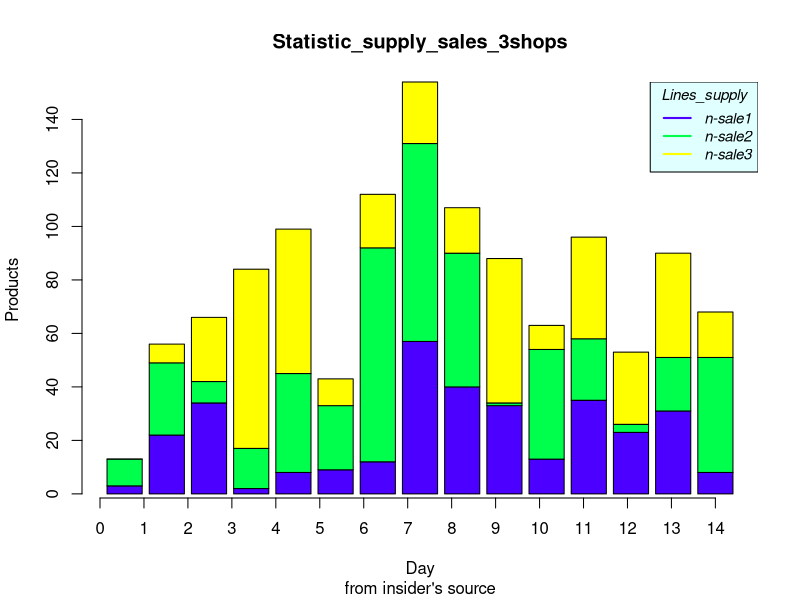

The R script that drew this image:
# № 1

generate.supply <- function(n=30, min=20, max=100){
  return (sample(x = min:max, size = n, replace=TRUE))
}
# № 2
# plot(generate.supply(),
#      fg = "yellow",
#      col="blue",
#      cex=2,
#      pch=23,
#      bg="grey",
#      type="b",
#      lwd=2,
#      main="Supply_graph_1",
#      xlab = "Days",
#      ylab = "Products",
#      sub = "from official source")

# plot(generate.supply(),
#      fg = "pink",
#      col="green",
#      pch=8,
#      type="h",
#      lwd=5,
#      main="Supply_graph_2",
#      xlab = "Days",
#      ylab = "Products",
#      sub = "from official source")

# № 3

# shop1 <- generate.supply(n=20)
# shop2 <- generate.supply(n=20)

# plot(shop1,
#      fg = "pink",
#      col="red",
#      pch=8,
#      type="b",
#      lwd=2,
#      main="Supply_graph_2shops",
#      xlab = "Days",
#      ylab = "Products",
#      sub = "from official source")
#
# lines(shop2, pch=17, col="forestgreen", type="b", lwd=2, cex=1.5)
#
# legend(1, 95, legend=c("shop1", "shop2"),
#        col=c("red", "forestgreen"), lty=1:1, cex=0.8,
#        title="Lines_supply", text.font=4, bg='lightblue')

# shop1 <- generate.supply(n=20)
# shop2 <- generate.supply(n=20)

# plot(shop1,
#      fg = "black",
#      col="blue",
#      type="S",
#      lwd=2,
#      main="Supply_graph_2shops",
#      xlab = "Days",
#      ylab = "Products",
#      sub = "from official source")
#
# lines(shop2, col="grey", type="S", lwd=2)
#
# legend("top", legend=c("shop1", "shop2"),
#        col=c("blue", "grey"), lty=1:1, cex=0.8,
#        title="Lines_supply", text.font=4, bg='lightblue')

# № 4
# shop1 <- generate.supply(n=10)
# shop2 <- generate.supply(n=10)
# shop3 <- generate.supply(n=10)
# shop4 <- generate.supply(n=10)
# shop5 <- generate.supply(n=10)
#
# plot(shop1,
#      fg = "black",
#      col="yellow",
#      type="b",
#      lwd=2,
#      pch=15,
#      main="Supply_graph_5shops",
#      xlab = "Days",
#      ylab = "Products",
#      sub = "from official source")
#
# lines(shop2,
#       col="red",
#       type="b",
#       pch="*",
#       lwd=1.5)
#
# lines(shop3,
#       col="blue2",
#       type="b",
#       pch="$",
#       lwd=1.5)
#
# lines(shop4,
#       col="forestgreen",
#       type="b",
#       pch=23,
#       lwd=1.5)
#
# lines(shop5,
#       col="purple",
#       type="b",
#       lwd=1.5)
#
# legend("topright", legend=c("shop1", "shop2", "shop3", "shop4", "shop5"),
#        col=c("yellow", "red", "blue2", "forestgreen", "purple"), lty=1, cex=0.7,
#        title="Lines_supply", text.font=3, bg='lightgrey')



# shop1 <- generate.supply(n=10)
# shop2 <- generate.supply(n=10)
# shop3 <- generate.supply(n=10)
# shop4 <- generate.supply(n=10)
# shop5 <- generate.supply(n=10)
#
# plot(shop1,
#      fg = "red",
#      col="orange",
#      type="b",
#      lwd=2,
#      pch=15,
#      main="Supply_graph_5shops",
#      xlab = "Days",
#      ylab = "Products",
#      sub = "from official source")
#
# lines(shop2,
#       col="brown",
#       type="b",
#       pch="O",
#       lwd=1.5)
#
# lines(shop3,
#       col="blue2",
#       type="b",
#       pch="$",
#       lwd=1.5)
#
# lines(shop4,
#       col="green3",
#       type="b",
#       pch=22,
#       lwd=1.5)
#
# lines(shop5,
#       col="purple",
#       type="b",
#       lwd=1.5)
#
# legend("topright", legend=c("shop1", "shop2", "shop3", "shop4", "shop5"),
#        col=c("orange", "brown", "blue2", "green3", "purple"), lty=1, cex=0.7,
#        title="Lines_supply", text.font=3, bg='lightblue')

# № 5

# plot(c(1:5),
#      c(sum(shop1),sum(shop2),sum(shop3),sum(shop4),sum(shop5)),
#      fg = "red",
#      col=c("orange", "brown", "blue2", "green3", "purple"),
#      type="h",
#      lwd=2,
#      pch=15,
#      main="Supply_graph_sum_5shops",
#      xlab = "Shops",
#      ylab = "Products",
#      sub = "from insider's source")
#
# legend("topright", legend=c("shop1", "shop2", "shop3", "shop4", "shop5"),
#        col=c("orange", "brown", "blue2", "green3", "purple"), lty=1, cex=0.7,
#        title="Lines_supply", text.font=3, bg='lightblue')

# № 6
generate.sale <- function(sup){
  sale <- c()
  for (elem in sup){
    sale <- c(sale, sample(0:elem, size=1))
  }
  return (sale)
}

# № 7
# shop <- generate.supply(n=10, max=60, min=25)
# sale <- generate.sale(shop)
#
# plot(sale,
#      type = "h",
#      lwd = 7,
#      col = "red",
#      main="Supply_graph_sum_5shops",
#      xlab = "Day",
#      ylab = "Products",
#      sub = "from insider's source")
#
# lines(shop,
#       lwd = 4,
#       type = "h",
#       col = "green",)
#
# legend("topright", legend=c("sales", "supply"),
#        col=c("red", "green"), lty=1, cex=0.7,
#        title="Lines_supply", text.font=3, bg='lightblue')


# № 8
shop1 <- generate.supply(n=15, max=80, min=20)
sale1 <- generate.sale(shop1)
shop2 <- generate.supply(n=15, max=80, min=20)
sale2 <- generate.sale(shop2)
shop3 <- generate.supply(n=15, max=80, min=20)
sale3 <- generate.sale(shop3)
#
# plot(sale1,
#      type = "b",
#      lwd = 2,
#      col = "green",
#      main="Statistic_supply_sales_3shops",
#      xlab = "Day",
#      ylab = "Products",
#      sub = "from insider's source")
#
# lines(shop1,
#       lwd = 2,
#       type = "b",
#       col = "lightgreen",)
#
# lines(sale2,
#       lwd = 2,
#       type = "b",
#       col = "red",)
# lines(shop2,
#       lwd = 2,
#       type = "b",
#       col = "pink",)
#
# lines(sale3,
#       lwd = 2,
#       type = "b",
#       col = "blue",)
#
# lines(shop3,
#       lwd = 2,
#       type = "b",
#       col = "lightblue",)
#
# legend("topright", legend=c("sale1", "supply1", "sale2", "supply2", "sale3", "supply3"),
#        col=c("green", "lightgreen", "red", "pink", "blue", "lightblue"), lty=1, cex=0.7, lwd = 2,
#        title="Lines_supply", text.font=3, bg='lightcyan')

# № 9
means <- cbind(shop1-sale1, shop2-sale2, shop3-sale3)
means
barplot(t(means), beside = FALSE,
        col = topo.colors(3),
        main="Statistic_supply_sales_3shops",
        xlab = "Day",
        ylab = "Products",
        sub = "from insider's source",
        width = 0.8)

axis(side=1, at=c(0:14))

legend("topright", legend=c("n-sale1", "n-sale2", "n-sale3"),
       col= topo.colors(3), lty=1, cex=0.9, lwd = 2,
       title="Lines_supply", text.font=3, bg='lightcyan')
